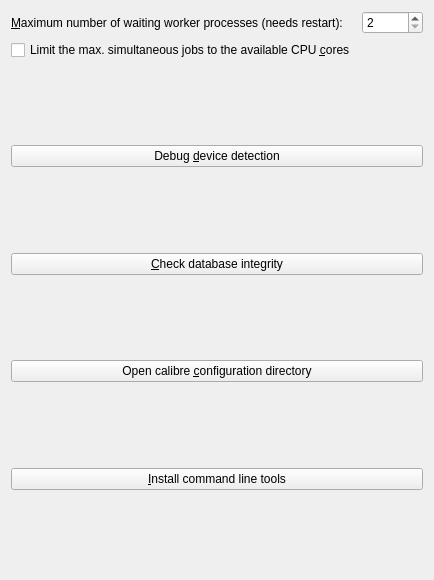
               <widget class="QWidget" name="tab">
                <attribute name="title">
                 <string>&amp;Miscellaneous</string>
                </attribute>
                <layout class="QGridLayout" name="gridLayout_9">
                 <item row="0" column="0">
                  <widget class="QLabel" name="label_5">
                   <property name="text">
                    <string>&amp;Maximum number of waiting worker processes (needs restart):</string>
                   </property>
                   <property name="buddy">
                    <cstring>opt_worker_limit</cstring>
                   </property>
                  </widget>
                 </item>
                 <item row="0" column="1">
                  <widget class="QSpinBox" name="opt_worker_limit">
                   <property name="minimum">
                    <number>2</number>
                   </property>
                   <property name="maximum">
                    <number>10000</number>
                   </property>
                   <property name="singleStep">
                    <number>2</number>
                   </property>
                  </widget>
                 </item>
                 <item row="1" column="0">
                  <widget class="QCheckBox" name="opt_enforce_cpu_limit">
                   <property name="text">
                    <string>Limit the max. simultaneous jobs to the available CPU &amp;cores</string>
                   </property>
                  </widget>
                 </item>
                 <item row="2" column="0">
                  <spacer name="verticalSpacer_4">
                   <property name="orientation">
                    <enum>Qt::Vertical</enum>
                   </property>
                   <property name="sizeHint" stdset="0">
                    <size>
                     <width>20</width>
                     <height>79</height>
                    </size>
                   </property>
                  </spacer>
                 </item>
                 <item row="3" column="0" colspan="2">
                  <widget class="QPushButton" name="device_detection_button">
                   <property name="text">
                    <string>Debug &amp;device detection</string>
                   </property>
                  </widget>
                 </item>
                 <item row="4" column="0">
                  <spacer name="verticalSpacer_6">
                   <property name="orientation">
                    <enum>Qt::Vertical</enum>
                   </property>
                   <property name="sizeHint" stdset="0">
                    <size>
                     <width>20</width>
                     <height>80</height>
                    </size>
                   </property>
                  </spacer>
                 </item>
                 <item row="5" column="0" colspan="2">
                  <widget class="QPushButton" name="compact_button">
                   <property name="text">
                    <string>&amp;Check database integrity</string>
                   </property>
                  </widget>
                 </item>
                 <item row="6" column="0">
                  <spacer name="verticalSpacer_7">
                   <property name="orientation">
                    <enum>Qt::Vertical</enum>
                   </property>
                   <property name="sizeHint" stdset="0">
                    <size>
                     <width>20</width>
                     <height>79</height>
                    </size>
                   </property>
                  </spacer>
                 </item>
                 <item row="7" column="0" colspan="2">
                  <widget class="QPushButton" name="button_open_config_dir">
                   <property name="text">
                    <string>Open calibre &amp;configuration directory</string>
                   </property>
                  </widget>
                 </item>
                 <item row="8" column="0">
                  <spacer name="verticalSpacer_8">
                   <property name="orientation">
                    <enum>Qt::Vertical</enum>
                   </property>
                   <property name="sizeHint" stdset="0">
                    <size>
                     <width>20</width>
                     <height>80</height>
                    </size>
                   </property>
                  </spacer>
                 </item>
                 <item row="9" column="0" colspan="2">
                  <widget class="QPushButton" name="button_osx_symlinks">
                   <property name="text">
                    <string>&amp;Install command line tools</string>
                   </property>
                  </widget>
                 </item>
                 <item row="10" column="0">
                  <spacer name="verticalSpacer_9">
                   <property name="orientation">
                    <enum>Qt::Vertical</enum>
                   </property>
                   <property name="sizeHint" stdset="0">
                    <size>
                     <width>20</width>
                     <height>79</height>
                    </size>
                   </property>
                  </spacer>
                 </item>
                </layout>
               </widget>
